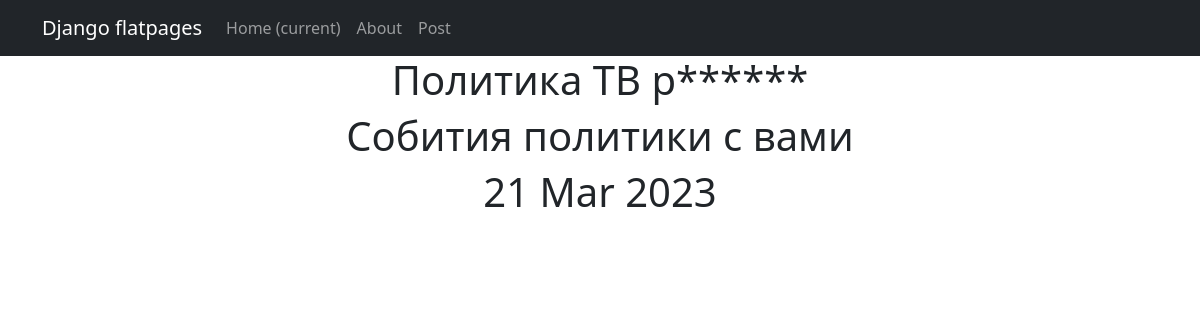
Screenshot of /news/3 with the database file from the repository.
### news/models.py (models this page shows, shortened)
class Post(models.Model):
    author = models.ForeignKey(Author, on_delete = models.CASCADE)
    news = models.BooleanField(default = True)
    time_in = models.DateTimeField(auto_now_add = True)
    category = models.ManyToManyField(Category, through ='PostCategory')
    title = models.CharField(max_length = 100)
    text_author = models.TextField(default = "Введите текст")
    rate_news = models.FloatField(default = 0.0)
    likes = models.IntegerField(default=0)
    dislikes = models.IntegerField(default=0)

### news/views.py (the view)
# urls.py: path('<int:pk>', PostDetail.as_view(), name='post_detail'),
class PostDetail(DetailView):
    model = Post
    template_name = 'posts.html'
    context_object_name = 'posts'

### news/templatetags/custom_filters.py (called while the page is built)
@register.filter()
def currency(value):
   for word in EXCEPTION_SYMBOLS:
      if word in value:
         censor_word = word[0] + (len(word) - 1) * '*'
         value = value.replace(word, censor_word)
   return value

### templates/posts.html (shortened to what this page needs)
{% extends 'flatpages/default.html' %}
{% load custom_filters %}
{% block content %}
<h1>{{ posts.title|currency }}</h1>
<h1>{{ posts.text_author|currency }}</h1>
<h1>{{ posts.time_in|date:'d M Y'}}</h1>
{% endblock content %}

### rows the page displays
Post: title "Политика ТВ р******", text_author "Собития политики с вами", time_in "21 Mar 2023"
